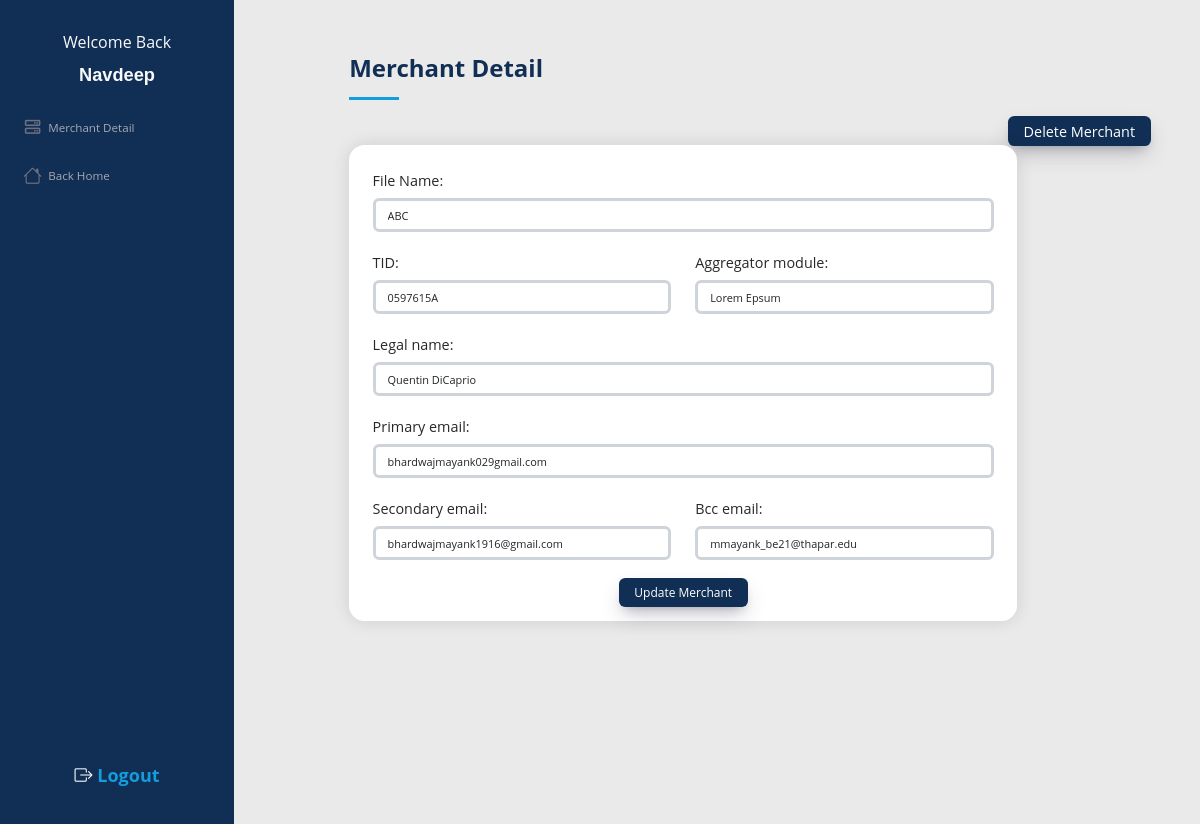
The app's page /merchant-detail/a7f12aaacd2741f587c4286c1919b669/ (signed in), older data.
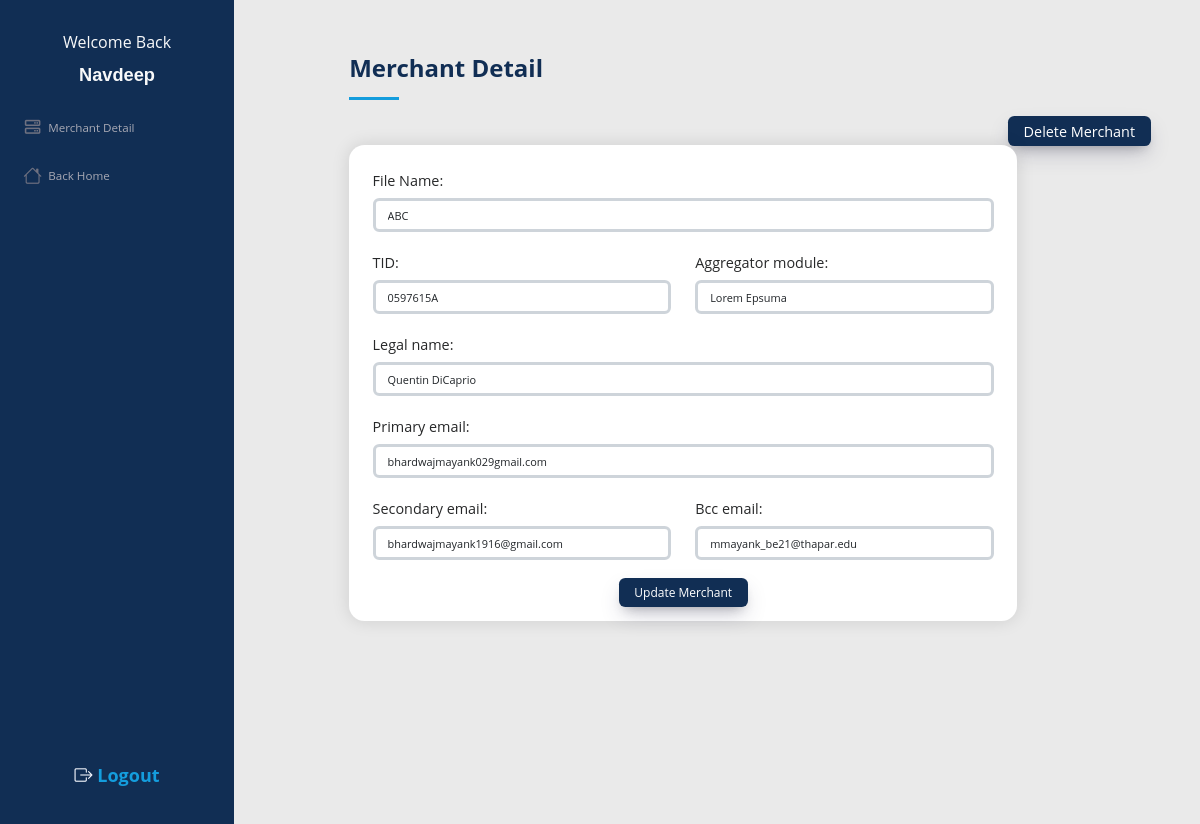
The same page, newer data.
### merchant/models.py (models this page shows, shortened)
class Merchant(models.Model):
    id = models.UUIDField(primary_key=True, default=uuid.uuid4, editable=False)
    file_name = models.CharField(max_length=255)
    tid = models.CharField(max_length=255, unique=True)
    aggregator_module = models.CharField(max_length=255)
    legal_name = models.CharField(max_length=255)
    primary_email = models.CharField(max_length=255)
    secondary_email = models.CharField(max_length=255)
    bcc_email = models.CharField(max_length=255, null=True, blank=True)
    creation_date_time = models.DateTimeField(auto_now_add=True)
    updated_date_time = models.DateTimeField(auto_now=True)

### merchant/views.py (the view)
# urls.py: path('merchant-detail/<id>/', merchant_detail, name='merchant_detail_page'),
@login_required
def merchant_detail(request, id):
        merchant = get_object_or_404(Merchant, id=id)
        try:
            form = MerchantForm(request.POST or None, instance=merchant)
            context = {
                'merchant': merchant,
                'form': form,
            }
            if request.method == 'POST':
                    if form.is_valid():
                        form.save()
                        messages.success(request, "Merchant Updated !")
                    else:
                        messages.error(request, "Form is not valid")
            return render(request, "merchant/merchant_detail.html", context)
        except Exception as e:
            messages.error(request, f"Error occured: {e}")
            return redirect('/')

### merchant/forms.py
class MerchantForm(forms.ModelForm):
    class Meta:
        model = Merchant
        fields = ('file_name',
                  'tid',
                  'aggregator_module',
                  'legal_name',
                  'primary_email',
                  'secondary_email',
                  'bcc_email',
                  )

### templates/merchant/merchant_detail.html (shortened to what the changed rows need)
{% extends 'base.html' %}
{% block content %}
    <header id="header">
        <div class="d-flex flex-column">
            <div class="profile">
                <h1 class="text-light">{{ user.username }}</h1>
            </div>
        </div>
    </header>
    <main id="main" style="background-color: #eaeaea">
        <section id="merchant_form" class="contact justify-content-center" >
            <div class="container" >
                <div class="section-title update-merchant-title">
                    <h2>Merchant Detail</h2>
                </div>
                <div class="row" data-aos="fade-in">
                    <div class="d-flex align-items-stretch">
                        <div class="col-lg-10 mt-5 mt-lg-0 d-flex align-items-stretch">
                            <form method="post" role="form" class="merchant-form merchant-detail-1 justify-content-center">
                                <div class="row">
                                    <div class="form-group col-md-12">
                                        <label for="id_file_name">File Name</label>
                                        <input type="text" name="file_name" class="form-control" value="{{ merchant.file_name }}" id="id_file_name">
                                    </div>
                                    <div class="form-group col-md-6">
                                        <label for="id_tid">TID</label>
                                        <input type="text" name="tid" class="form-control" value="{{ merchant.tid }}" id="id_tid" >
                                    </div>
                                    <div class="form-group col-md-6">
                                        <label for="id_aggregator_module">Aggregator module</label>
                                        <input type="text" name="aggregator_module" class="form-control" value="{{ merchant.aggregator_module }}" id="id_aggregator_module">
                                    </div>
                                    <div class="form-group col-md-12">
                                        <label for="id_legal_name">Legal name</label>
                                        <input type="text" name="legal_name" class="form-control" value="{{ merchant.legal_name }}" id="id_legal_name">
                                    </div>
                                    <div class="form-group col-md-12">
                                        <label for="id_primary_email">Primary email</label>
                                        <input type="text" name="primary_email" class="form-control" value="{{ merchant.primary_email }}" id="id_primary_email">
                                    </div>
                                    <div class="form-group col-md-6">
                                        <label for="id_secondary_email">Secondary email</label>
                                        <input type="text" name="secondary_email" class="form-control" value="{{ merchant.secondary_email }}" id="id_secondary_email">
                                    </div>
                                    <div class="form-group col-md-6">
                                        <label for="id_bcc_email">Bcc email</label>
                                        <input type="text" name="bcc_email" class="form-control" value="{{ merchant.bcc_email }}" id="id_bcc_email">
                                    </div>
                                </div>
                            </form>
                        </div>
                    </div>
                </div>
            </div>
        </section>
    </main>
{% endblock %}

Row changes from the older to the newer data that the page shows:
changed Merchant "ABC": aggregator_module "Lorem Epsum" → "Lorem Epsuma"
